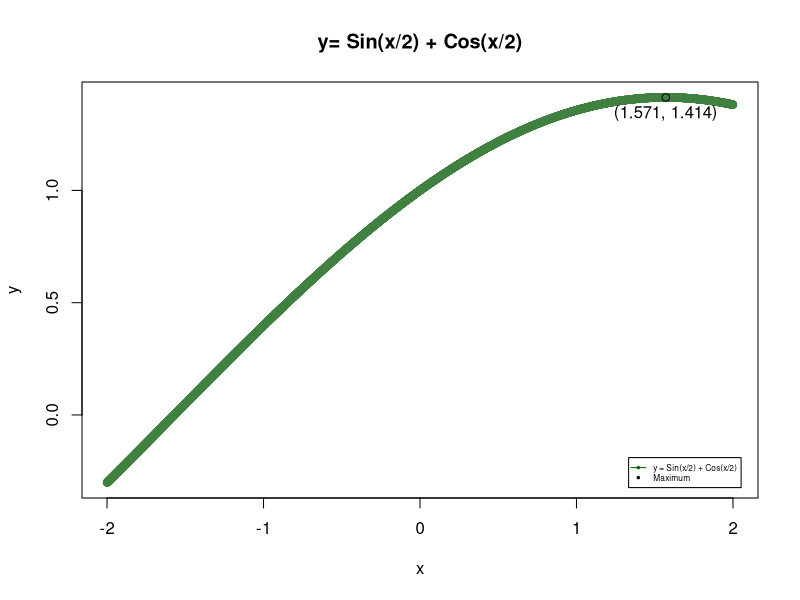
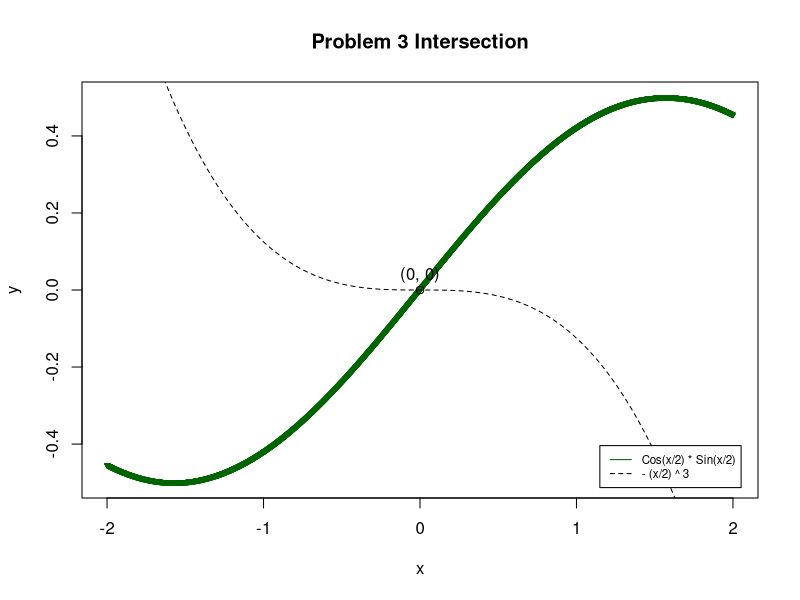
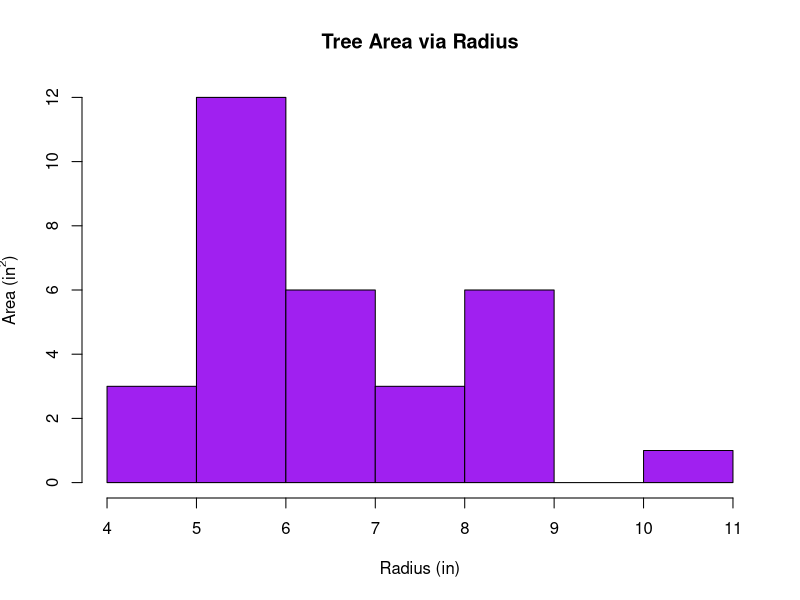
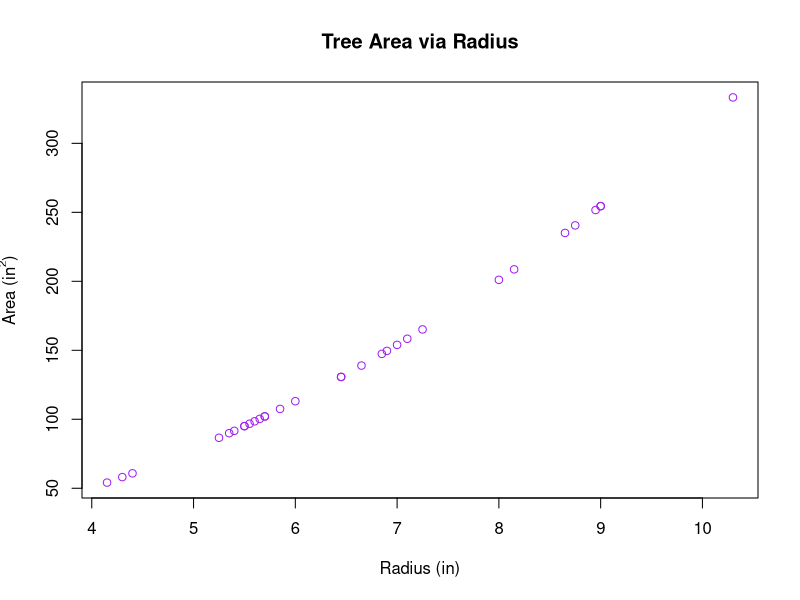
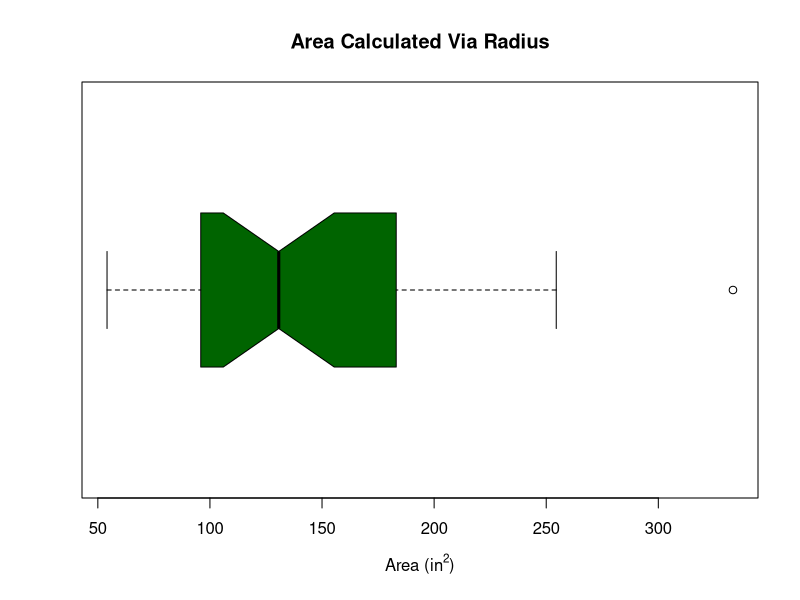
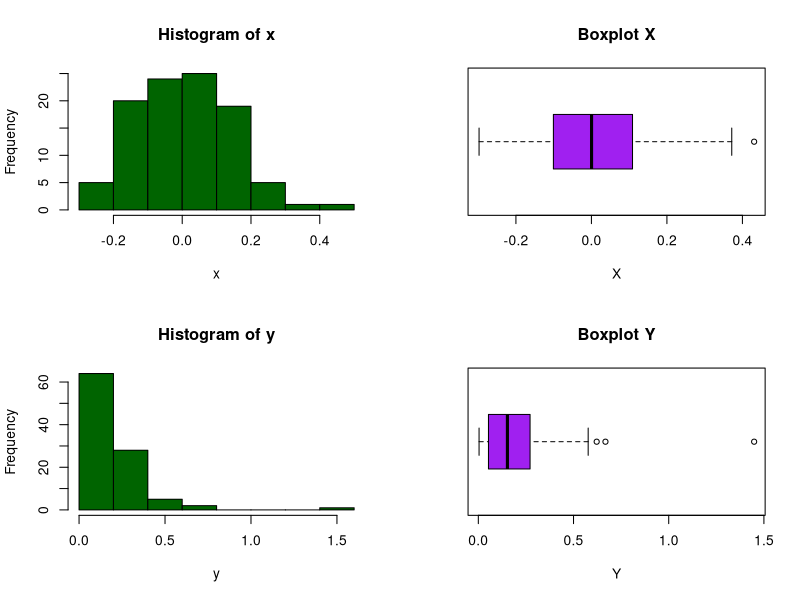
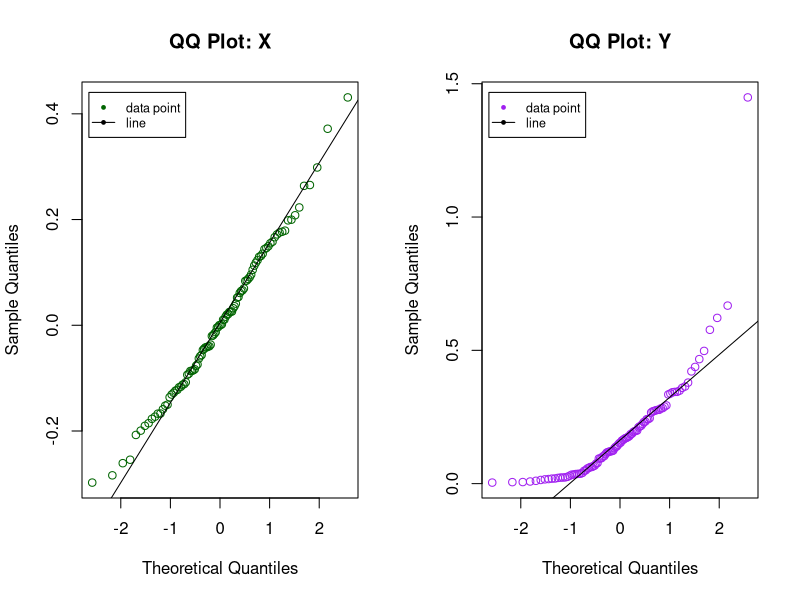

The R source for these figures, in order:
## ---- chunk 1
# DO NOT ADD OR REVISE CODE HERE
knitr::opts_chunk$set(echo = TRUE, eval = TRUE)

## ---- chunk 2
result<- c(seq(0,4,1), 13, rep(c(2,-5.1,-23),3), ((7/42) +3 +(35/42)))
result

## ---- chunk 3
sorted<- sort(result)
sorted

L<- length(sorted)
L

desc<- seq(L, 1, by=-1)
add<- sorted + desc
add


## ---- chunk 4
extract<- c(add[1], add[16])
extract

vector3<- c(add[2:15])
vector3

## ---- chunk 5
together<- c(extract,vector3)
together

## ---- chunk 6
trig<- function(x) {
  y<- sin(x/2)+cos(x/2)
  return(y)
}

## ---- chunk 7
x<- seq(-2,2,length=4001)
y<- trig(x)

maximum<- round(c(x[which.max(y)],max(y)), 3)
maximum 

## ---- chunk 8
plot(x, y, main= "y= Sin(x/2) + Cos(x/2)", col= rgb(0.25,0.50,0.25)) 
points(maximum[1],maximum[2])
text(maximum[1],maximum[2], '(1.571, 1.414)', pos=1)
legend("bottomright", inset = 0.025, legend=c("y = Sin(x/2) + Cos(x/2)","Maximum"),col=c("dark green","black"),
lty= c(1, NA), pch=c(20), cex=0.5)


## ---- chunk 9
y1<- cos(x / 2) * sin(x / 2)
y2<- -(x/2)^3

intersect(y1,y2)

plot(x, y1, type= "b", pch= 25, cex= 0.5, col= "dark green",
     xlab= "x", ylab= "y", main= "Problem 3 Intersection")
lines(x, y2, lty= 2)
legend("bottomright", inset = 0.025, legend=c("Cos(x/2) * Sin(x/2)","- (x/2) ^ 3"),
col=c("dark green","black"),lty=1:2, cex=0.7)
points(0,0)
text(0,0, '(0, 0)', pos = 3)
## ---- chunk 10

data(trees)

str(trees)

apply(trees, 2, median)
(trees[which(trees$Girth == median(trees$Girth)),])


## ---- chunk 11
radius<- trees$Girth/2

area<- pi*radius^2

stem(radius)

hist(radius, col= "purple", main = "Tree Area via Radius",
     xlab = "Radius (in)", ylab = expression(paste("Area (in"^"2",")")))

plot(radius, area, col = "purple", main = "Tree Area via Radius",
     xlab = "Radius (in)", ylab = expression(paste("Area (in"^"2",")")))
## ---- chunk 12
boxplot(area, notch=TRUE, col = "dark green", main = "Area Calculated Via Radius", xlab = expression(paste("Area (in"^"2",")")), horizontal = TRUE)

## ---- chunk 13
boxplot.stats(area, coef = 3)$out

addarea<- cbind(trees, area)
addarea[which(addarea$area == max(addarea$area)),]
## ---- chunk 14
set.seed(124)
y<- rexp(n = 100, rate = 5.5)

set.seed(127)
x<- rnorm(n = 100, mean = 0, sd = 0.15)

bound<- cbind(x, y)
round(apply(bound, 2, IQR), 4)

## ---- chunk 15
par(mfrow = c(2,2))

hist(x, col = "dark green")
boxplot(x, col = "purple", main = "Boxplot X", xlab = "X", horizontal = TRUE)

hist(y, col = "dark green")
boxplot(y, col = "purple", main = "Boxplot Y", xlab = "Y", horizontal = TRUE)

## ---- chunk 16
par(mfrow = c(1,2))

qqnorm(x, main = "QQ Plot: X", col = "dark green")
qqline(x)
legend("topleft", inset = 0.025, legend = c("data point", "line"), col = c("dark green", "black"), lty = c(NA, 1), pch = c(20), cex = 0.75) 

qqnorm(y, main = "QQ Plot: Y", col = "purple")
qqline(y)
legend("topleft", inset = 0.025, legend = c("data point", "line"), col = c("purple", "black"), lty = c(NA, 1), pch = c(20), cex = 0.75) 

boxplot.stats(x, coef = 3)$out
boxplot.stats(y, coef = 3)$out

